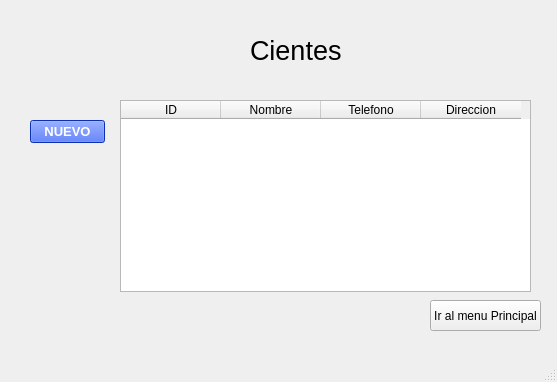
<?xml version="1.0" encoding="UTF-8"?>
<ui version="4.0">
 <class>clientesWindow</class>
 <widget class="QMainWindow" name="clientesWindow">
  <property name="geometry">
   <rect>
    <x>0</x>
    <y>0</y>
    <width>557</width>
    <height>382</height>
   </rect>
  </property>
  <property name="windowTitle">
   <string>MainWindow</string>
  </property>
  <widget class="QWidget" name="centralwidget">
   <widget class="QLabel" name="inventarioLabel">
    <property name="geometry">
     <rect>
      <x>250</x>
      <y>30</y>
      <width>181</width>
      <height>41</height>
     </rect>
    </property>
    <property name="font">
     <font>
      <pointsize>20</pointsize>
     </font>
    </property>
    <property name="text">
     <string>Cientes</string>
    </property>
   </widget>
   <widget class="QPushButton" name="nuevo_cliente">
    <property name="geometry">
     <rect>
      <x>30</x>
      <y>120</y>
      <width>75</width>
      <height>23</height>
     </rect>
    </property>
    <property name="font">
     <font>
      <pointsize>10</pointsize>
      <bold>true</bold>
     </font>
    </property>
    <property name="styleSheet">
     <string notr="true">background-color: rgb(15, 67, 255);
color: rgb(255, 255, 255);</string>
    </property>
    <property name="text">
     <string>NUEVO</string>
    </property>
   </widget>
   <widget class="QTableWidget" name="tableWidgetClientes">
    <property name="geometry">
     <rect>
      <x>120</x>
      <y>100</y>
      <width>411</width>
      <height>192</height>
     </rect>
    </property>
    <column>
     <property name="text">
      <string>ID</string>
     </property>
    </column>
    <column>
     <property name="text">
      <string>Nombre</string>
     </property>
    </column>
    <column>
     <property name="text">
      <string>Telefono</string>
     </property>
    </column>
    <column>
     <property name="text">
      <string>Direccion</string>
     </property>
    </column>
   </widget>
   <widget class="QPushButton" name="irAlMenu">
    <property name="geometry">
     <rect>
      <x>430</x>
      <y>300</y>
      <width>111</width>
      <height>31</height>
     </rect>
    </property>
    <property name="text">
     <string>Ir al menu Principal</string>
    </property>
   </widget>
  </widget>
  <widget class="QMenuBar" name="menubar">
   <property name="geometry">
    <rect>
     <x>0</x>
     <y>0</y>
     <width>557</width>
     <height>22</height>
    </rect>
   </property>
  </widget>
  <widget class="QStatusBar" name="statusbar"/>
 </widget>
 <resources/>
 <connections/>
</ui>
